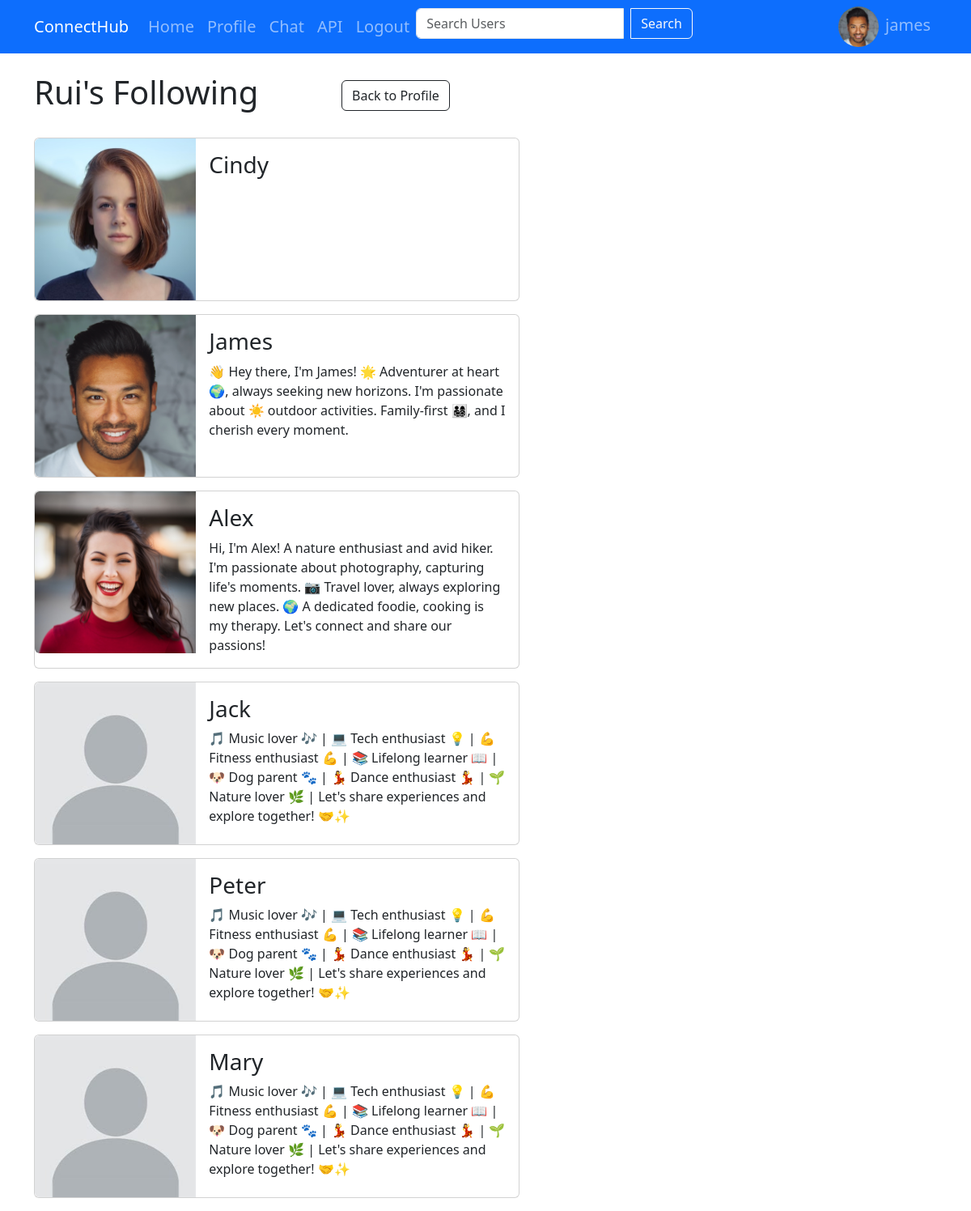
The app's page /profile/following/2/ (signed in) with its own data.
### core/models.py (models this page shows, shortened)
class Profile(models.Model):
    user = models.OneToOneField(User, on_delete=models.CASCADE, related_name="profile")
    follows = models.ManyToManyField("self", symmetrical=False, related_name="followed_by", blank=True) # self-referential many-to-many relationship
    bio = models.TextField(max_length=500, blank=True, null=True)
    location = models.CharField(max_length=100, blank=True, null=True)
    image = models.ImageField(upload_to= "profile_imgs", default="profile_imgs/default_profile_img.jpg", blank=True)
    def __str__(self):
	    return self.user.username

### core/views.py (the view)
# urls.py: path("profile/following/<int:pk>/", views.profile_following, name="profile_following"),
@login_required(login_url="/login/")
def profile_following(request, pk):
    try:
        profile = Profile.objects.get(user_id=pk)
    except Profile.DoesNotExist:
        raise Http404("Profile not exist")
    return render(request,"core/profile_following.html", {"profile": profile})

### core/templates/core/profile_following.html (shortened to what this page needs)
{% extends "base.html" %}
{% block content %}
{% include  "navbar.html"%}
<div class="container">
    <div class="row my-4 align-items-center">
        <div class="col-4">
            {% if user.id == profile.user.id%}
            <h1>My Following</h1>
            {% else %}
            <h1>{{profile.user.username | title}}'s Following</h1>
            {% endif %}
        </div>
        <div class="col-2 ">
            <a href="{% url "profile" profile.user.id%}" class="btn btn-outline-dark">Back to Profile</a>
        </div>
    </div>
    {% for following in profile.follows.all%}
    {% if following.user.id != profile.user.id%}
    <div class="card mb-3" style="max-width: 600px;">
    <div class="row g-0">
        <div class="col-md-4">
        <img src="{{following.image.url}}" class="img-fluid rounded-start" alt="..." style="width:200px; height:200px">
        </div>
        <div class="col-md-8">
        <div class="card-body">
            <a href="{% url "profile" following.user.id%}" class="card-title link-dark text-decoration-none h3 stretched-link">{{following | title}}</a>
            <p class="card-text mt-2">{{following.bio}}</p>
        </div>
        </div>
    </div>
    </div>
    {% endif %}
    {% endfor %}
</div>
{% endblock  %}

### templates/navbar.html (shortened to what this page needs)
{% load static %}
<nav class="navbar navbar-expand-lg navbar-dark bg-primary">
    <div class="container">
        <a class="navbar-brand" href="">ConnectHub</a>
        <div class="fs-5 collapse navbar-collapse" id="navbar">
            <ul class="navbar-nav me-auto mb-2 mb-lg-0">
                <li class="nav-item">
                    <a class="nav-link" href="{% url "home" user.id %}">Home</a>
                </li>
                <li class="nav-item">
                    <a class="nav-link" href="{% url "profile" user.id %}">Profile</a>
                </li>
                <li class="nav-item">
                    <a class="nav-link" href="{% url "chat_list"%}">Chat</a>
                </li>
                <li class="nav-item">
                    <a class="nav-link" href="{% url "api_index"%}">API</a>
                </li>
                <li class="nav-item">
                    <a class="nav-link" href="{% url 'logout'%}">Logout</a>
                </li>
                <li class="nav-item">
                    <form action="{% url "search"%}" method="GET" class="form-inline my-2 my-lg-0">
                        <div class="input-group">
                            <input class="form-control" type="search" placeholder="Search Users" name="search">
                            <button class="btn btn-outline-light ms-2" type="submit">Search</button>
                        </div>
                    </form>
                </li>
            </ul>
            <ul class="navbar-nav ml-auto">
                <li class="nav-item">
                        <div class="mr-2">
                            <img src="{{ user.profile.image.url}}" class="rounded-circle" alt="Profile Picture" style="border-radius:50%; width:50px; height:50px;">
                        </div>
                </li>
                <li class="nav-item">
                    <a class="nav-link my-0" href="{% url "profile_update" user.id %}">{{user.username}}</a>
                </li>
            </ul>
        </div>
    </div>
</nav>

### records on screen
Profile: user.username "Rui"
Profile: image (picture), user.username "Cindy"
Profile: image (picture), user.username "James", bio "👋 Hey there, I'm James! 🌟 Adventurer at heart 🌍, always seeking new horizons. I'm passionate about ☀️ outdoor activities. Family-first 👨‍👩‍👧‍👦, and I cherish every moment."
Profile: image (picture), user.username "Alex", bio "Hi, I'm Alex! A nature enthusiast and avid hiker. I'm passionate about photography, capturing life's moments. 📷 Travel lover, always exploring new places. 🌍 A dedicated foodie, cooking is my therapy. Let's connect and share our passions!"
Profile: image (placeholder picture), user.username "Jack", bio "🎵 Music lover 🎶 | 💻 Tech enthusiast 💡 | 💪 Fitness enthusiast 💪 | 📚 Lifelong learner 📖 | 🐶 Dog parent 🐾 | 💃 Dance enthusiast 💃 | 🌱 Nature lover 🌿 | Let's share experiences and explore together! 🤝✨"
Profile: image (placeholder picture), user.username "Peter", bio "🎵 Music lover 🎶 | 💻 Tech enthusiast 💡 | 💪 Fitness enthusiast 💪 | 📚 Lifelong learner 📖 | 🐶 Dog parent 🐾 | 💃 Dance enthusiast 💃 | 🌱 Nature lover 🌿 | Let's share experiences and explore together! 🤝✨"
Profile: image (placeholder picture), user.username "Mary", bio "🎵 Music lover 🎶 | 💻 Tech enthusiast 💡 | 💪 Fitness enthusiast 💪 | 📚 Lifelong learner 📖 | 🐶 Dog parent 🐾 | 💃 Dance enthusiast 💃 | 🌱 Nature lover 🌿 | Let's share experiences and explore together! 🤝✨"

### other values on screen
{{ user.username }} "james"
